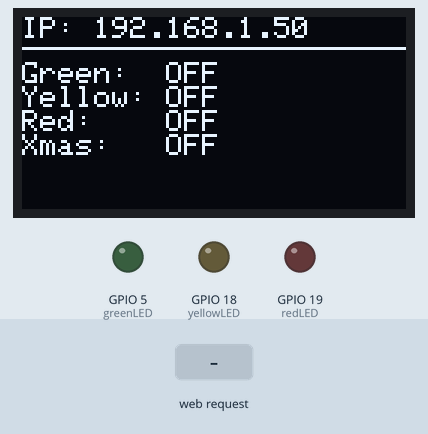
Simulated run of this program. Board: ESP32. Shown: 128×64 one-colour display, output pins drawn as LEDs (lit = HIGH). Dashed ring = blinking. The test bench sets the inputs (shaded band). WiFi joins after 1.5 s; servers stay silent unless stated; storage starts empty; what the program prints to the serial monitor is not drawn.

Above: at 2.8 s.
2.9 s: HTTP request GET /toggleXmas received
At 3.08 s:
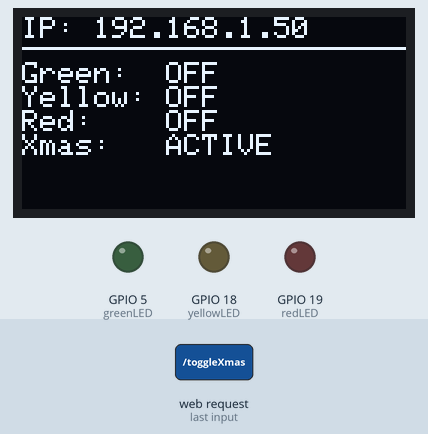
At 3.68 s:
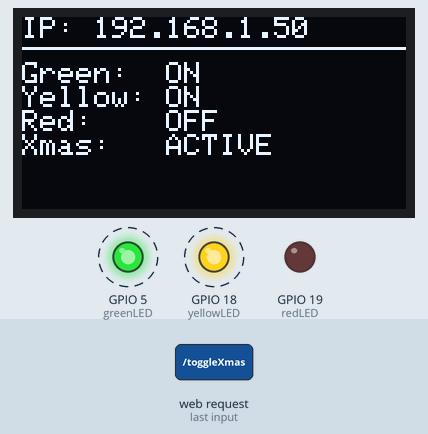
5.3 s: HTTP request GET /toggleGreenLED received
At 5.8 s:
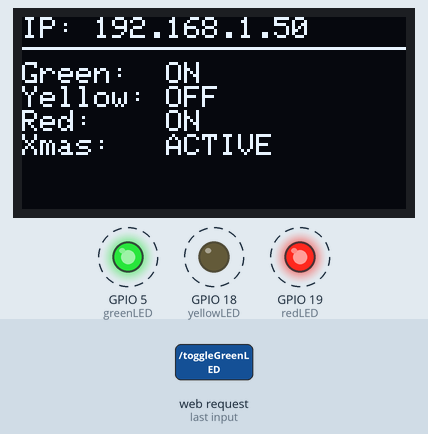
Timing chart, 0 to 14.3 s (numbered marks = the images above; inputs shaded):
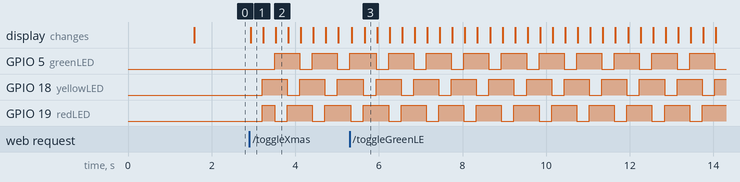

Measured:
- after the input at 2.9 s, GPIO 5 (greenLED): alternates HIGH for 0.60 s and LOW for 0.30 s, starting after 0.60 s; GPIO 18 (yellowLED): alternates HIGH for 0.60 s and LOW for 0.30 s, starting after 0.30 s; GPIO 19 (redLED): goes HIGH 0.30 s, LOW 0.30 s, HIGH 0.60 s, LOW 0.30 s, then HIGH, starting after 0.30 s; the display: changes at once (image 1)

The program:

main.cpp
```cpp
#include <Arduino.h>
#include <WiFi.h>              //This is to connect to wifi router broadcast on an open port
#include <ESPAsyncWebServer.h> //This is to host the site
#include <LittleFS.h>          // This is to manage files, now interacting with data file

// Screen Libraries
#include <Wire.h>
#include <Adafruit_GFX.h>
#include <Adafruit_SSD1306.h>

#define SCREEN_WIDTH 128 // OLED display width, in pixels
#define SCREEN_HEIGHT 64 // OLED display height, in pixels
#define OLED_RESET -1    // Reset pin # -- I dont have one so we tell the system to not look for one

Adafruit_SSD1306 display(SCREEN_WIDTH, SCREEN_HEIGHT, &Wire, OLED_RESET);

const char *ssid = "Tell my WiFi love her";
const char *password = "8008135!";

const int greenLED = 5;
const int yellowLED = 18;
const int redLED = 19;
bool greenLEDState = false;
bool yellowLEDState = false;
bool redLEDState = false;
bool xmasState = false;

unsigned long prevMilliSec = 0; // this will be used to check when last the previous step happened
const long interval = 300;      // each interval between steps in loops is set to 300ms
int xmasStep = 0;               // this will be used to loop through different light combos in an if elif elif statement

void turnAllOff()
{
  digitalWrite(greenLED, LOW);
  digitalWrite(yellowLED, LOW);
  digitalWrite(redLED, LOW);
  greenLEDState = false;
  yellowLEDState = false;
  redLEDState = false;
};

void updateDisplay()
{
  display.clearDisplay(); // removes prev frame

  display.setTextSize(1);
  display.setTextColor(SSD1306_WHITE);

  display.setTextSize(1);
  display.setTextColor(SSD1306_WHITE); // Draw white text

  // 1. Print the IP Address at the top
  display.setCursor(0, 0);
  display.print("IP: ");
  display.println(WiFi.localIP());
  display.drawLine(0, 10, 128, 10, SSD1306_WHITE); // Draw a nice line under the IP

  // 2. Print the LED Statuses
  display.setCursor(0, 15);
  display.print("Green:  ");
  display.println(greenLEDState ? "ON" : "OFF"); // Shorthand if/else statement!

  display.print("Yellow: ");
  display.println(yellowLEDState ? "ON" : "OFF");

  display.print("Red:    ");
  display.println(redLEDState ? "ON" : "OFF");

  display.print("Xmas:   ");
  display.println(xmasState ? "ACTIVE" : "OFF");

  // 3. Push it to the physical screen!
  display.display();
}

// Create an AsyncWebServer object on port 80
AsyncWebServer server(80); // Port 80 is standard for HTTP unencrypted websites

void setup()
{
  // Physical Setup
  pinMode(greenLED, OUTPUT);
  pinMode(yellowLED, OUTPUT);
  pinMode(redLED, OUTPUT);
  digitalWrite(greenLED, LOW);
  digitalWrite(yellowLED, LOW);
  digitalWrite(redLED, LOW);

  Serial.begin(115200);

  //////////////////////////////////////////////////////////////////
  // Initialize the OLED display with I2C address 0x3C
  if(!display.begin(SSD1306_SWITCHCAPVCC, 0x3C)) {
    Serial.println(F("SSD1306 allocation failed"));
    for(;;); // Don't proceed, loop forever
  }

  // Show a "Booting" message while Wi-Fi connects
  display.clearDisplay();
  display.setTextSize(1);
  display.setTextColor(SSD1306_WHITE);
  display.setCursor(0, 20);
  display.println("Connecting to WiFi...");
  display.display();
  ////////////////////////////////

  WiFi.begin(ssid, password);
  Serial.print("Connecting to WiFi");
  while (WiFi.status() != WL_CONNECTED)
  {
    delay(500);
    Serial.print(".");
  }
  Serial.println("");
  Serial.print("Connected! IP Address: ");
  Serial.println(WiFi.localIP());

  updateDisplay();

  if (!LittleFS.begin())
  {
    Serial.println("LittleFS Error");
    return;
  } // loading littleFS, catching error

  // 1. Listen for someone hitting the "/toggleGreenLED" URL
  server.on("/toggleGreenLED", HTTP_GET, [](AsyncWebServerRequest *request)
            {
                // 2. Flip the state tracker (if it was false, make it true, and vice versa)
                greenLEDState = !greenLEDState;

                // 3. The Hardware Action: Physically change the voltage on Pin 5
                if (greenLEDState == true)
                {
                  digitalWrite(greenLED, HIGH); // Turn it ON
                }
                else
                {
                  digitalWrite(greenLED, LOW); // Turn it OFF
                }

                // Print to the Serial Monitor to verify it worked
                Serial.println("\n=============\nGREEN TOGGLED!\n=============\n");
                updateDisplay();

                // 4. The Receipt: Tell the browser "Message received, status 200 OK"
                // If you forget this, your webpage will freeze up!
                request->send(200, "text/plain", "Success"); });

  server.on("/toggleYellowLED", HTTP_GET, [](AsyncWebServerRequest *request)
            {

                yellowLEDState = !yellowLEDState;

                if (yellowLEDState == true)
                {
                  digitalWrite(yellowLED, HIGH); // Turn it ON
                }
                else
                {
                  digitalWrite(yellowLED, LOW); // Turn it OFF
                }

// Print to the Serial Monitor to verify it worked
                Serial.println("\n=============\nYELLOW TOGGLED!\n=============\n");
                updateDisplay();

                request->send(200, "text/plain", "Success"); });

  server.on("/toggleRedLED", HTTP_GET, [](AsyncWebServerRequest *request)
            {
                redLEDState = !redLEDState;

                if (redLEDState == true)
                {
                  digitalWrite(redLED, HIGH); // Turn it ON
                }
                else
                {
                  digitalWrite(redLED, LOW); // Turn it OFF
                }

                // Print to the Serial Monitor to verify it worked
                Serial.println("\n=============\nRED TOGGLED!\n=============\n");
                updateDisplay();

                request->send(200, "text/plain", "Success"); });

  // Xmas cycles through 3 different frames/steps to simulate christmas lights!
  server.on("/toggleXmas", HTTP_GET, [](AsyncWebServerRequest *request)
            {
                xmasState = !xmasState;
                xmasStep = 0;

                if (xmasState == true)
                {
                  xmasStep = 0;
                  prevMilliSec = millis();

                }
                else
                {
                  turnAllOff();
                }

                // Print to the Serial Monitor to verify it worked
                Serial.println("\n=============\nXMAS TOGGLED!\n=============\n");
                updateDisplay();

                request->send(200, "text/plain", "Success"); });

  server.serveStatic("/", LittleFS, "/").setDefaultFile("index.html"); // tells server that it must retrieve index.html by default
  // Start the server
  server.begin();
  Serial.println("Server started!");
}

void loop()
{
  // Xmas lights loop

  if (xmasState == true)
  {
    unsigned long currentMilliSec = millis();

    if (currentMilliSec - prevMilliSec >= interval)
    {                                 // Check to see if the interval has passed
      prevMilliSec = currentMilliSec; // update to current MilliSec
      if (xmasStep == 0)
      {
        digitalWrite(redLED, HIGH);
        digitalWrite(yellowLED, HIGH);
        digitalWrite(greenLED, LOW);
        redLEDState = true;
        yellowLEDState = true;
        greenLEDState = false;
        xmasStep = 1;
      }
      else if (xmasStep == 1)
      {
        digitalWrite(redLED, LOW);
        digitalWrite(yellowLED, HIGH);
        digitalWrite(greenLED, HIGH);
        redLEDState = false;
        yellowLEDState = true;
        greenLEDState = true;
        xmasStep = 2;
      }
      else if (xmasStep == 2)
      {
        digitalWrite(redLED, HIGH);
        digitalWrite(yellowLED, LOW);
        digitalWrite(greenLED, HIGH);
        redLEDState = true;
        yellowLEDState = false;
        greenLEDState = true;
        xmasStep = 0;
      }
      updateDisplay();
    }
  }
}
```
